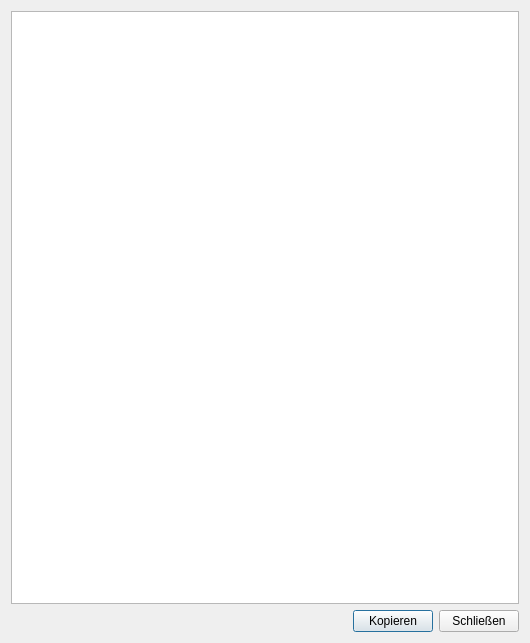
<?xml version="1.0" encoding="UTF-8"?>
<ui version="4.0">
 <class>WikiCode</class>
 <widget class="QDialog" name="WikiCode">
  <property name="geometry">
   <rect>
    <x>0</x>
    <y>0</y>
    <width>530</width>
    <height>643</height>
   </rect>
  </property>
  <property name="windowTitle">
   <string>WikiCode</string>
  </property>
  <layout class="QVBoxLayout" name="verticalLayout_2">
   <item>
    <widget class="QPlainTextEdit" name="e_code">
     <property name="font">
      <font>
       <family>Monospace</family>
      </font>
     </property>
     <property name="readOnly">
      <bool>true</bool>
     </property>
    </widget>
   </item>
   <item>
    <layout class="QHBoxLayout" name="horizontalLayout">
     <item>
      <spacer name="horizontalSpacer">
       <property name="orientation">
        <enum>Qt::Horizontal</enum>
       </property>
       <property name="sizeHint" stdset="0">
        <size>
         <width>40</width>
         <height>20</height>
        </size>
       </property>
      </spacer>
     </item>
     <item>
      <widget class="QPushButton" name="b_copy">
       <property name="text">
        <string>Kopieren</string>
       </property>
      </widget>
     </item>
     <item>
      <widget class="QPushButton" name="b_close">
       <property name="text">
        <string>Schließen</string>
       </property>
      </widget>
     </item>
    </layout>
   </item>
  </layout>
 </widget>
 <resources/>
 <connections/>
</ui>
